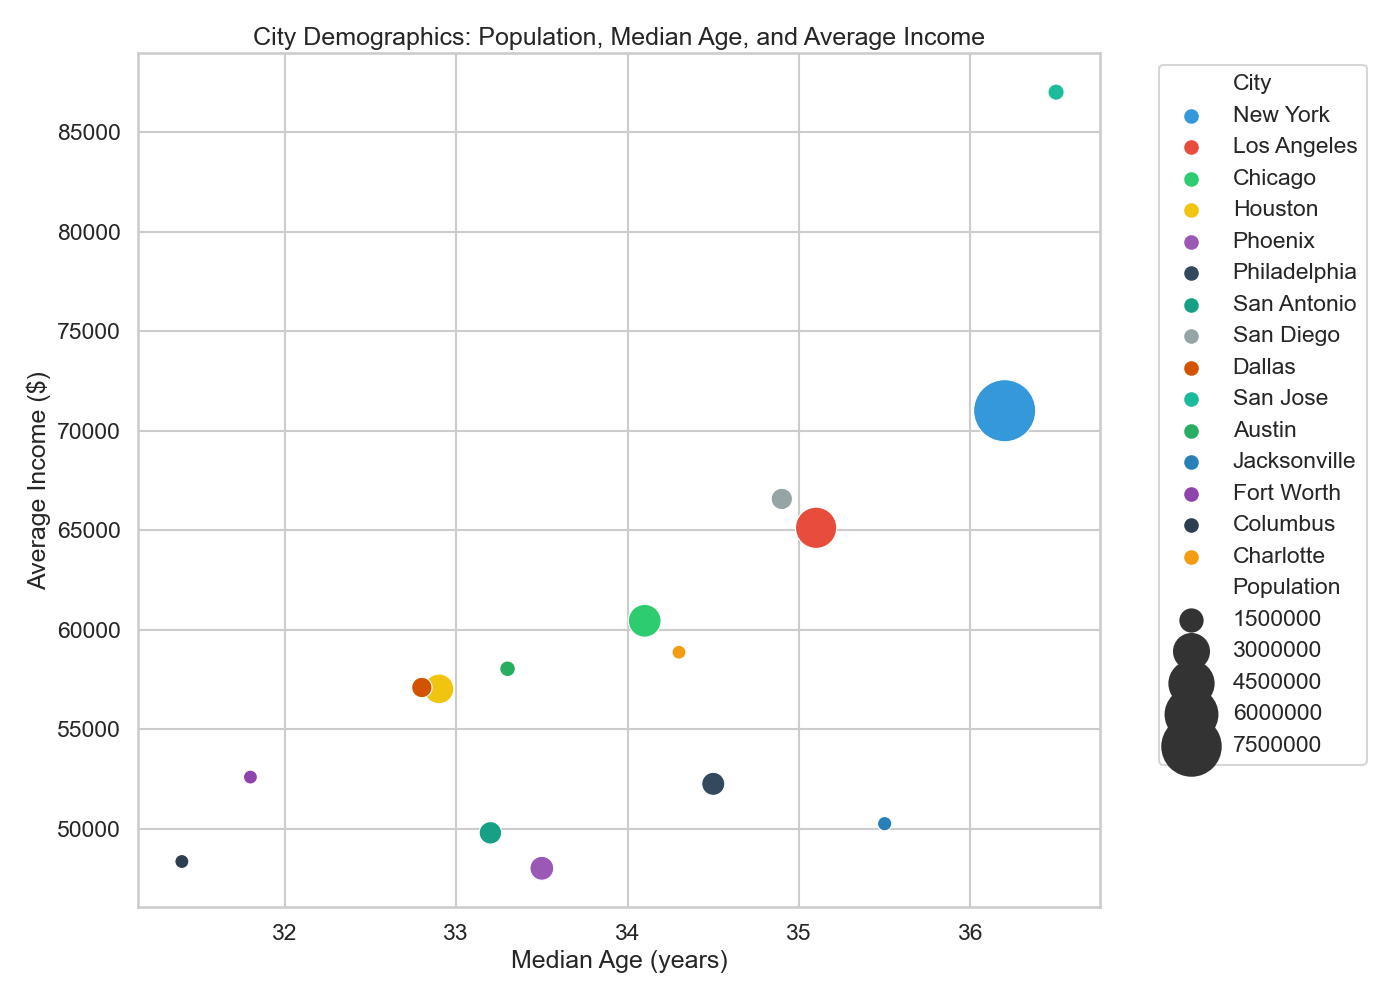

Python code for this plot:

import pandas as pd
import seaborn as sns
import matplotlib.pyplot as plt

# Define the dataset
data = {
    "City": ["New York", "Los Angeles", "Chicago", "Houston", "Phoenix", 
             "Philadelphia", "San Antonio", "San Diego", "Dallas", "San Jose", 
             "Austin", "Jacksonville", "Fort Worth", "Columbus", "Charlotte"],
    "Population": [8419000, 3990000, 2706000, 2306000, 1662000, 
                   1584000, 1532000, 1426000, 1343000, 1029000,
                   993000, 911000, 890000, 892000, 885000],
    "MedianAge": [36.2, 35.1, 34.1, 32.9, 33.5, 
                  34.5, 33.2, 34.9, 32.8, 36.5,
                  33.3, 35.5, 31.8, 31.4, 34.3],
    "AverageIncome": [71000, 65120, 60450, 57030, 48020,
                      52260, 49800, 66570, 57100, 87000,
                      58040, 50260, 52600, 48360, 58870]
}

df = pd.DataFrame(data)

# Define the seaborn style
sns.set_context("talk")
sns.set_style("whitegrid")

# Plotting
plt.figure(figsize=(14, 10))
bubble_chart = sns.scatterplot(
    data=df, 
    x="MedianAge", 
    y="AverageIncome", 
    hue="City", 
    size="Population",
    sizes=(100, 2000),
    palette=["#3498db", "#e74c3c", "#2ecc71", "#f1c40f", "#9b59b6",
             "#34495e", "#16a085", "#95a5a6", "#d35400", "#1abc9c",
             "#27ae60", "#2980b9", "#8e44ad", "#2c3e50", "#f39c12"]
).set_title('City Demographics: Population, Median Age, and Average Income')

# Modify axes labels
plt.xlabel("Median Age (years)")
plt.ylabel("Average Income ($)")
plt.legend(bbox_to_anchor=(1.05, 1), loc=2)
plt.tight_layout()
plt.show()
